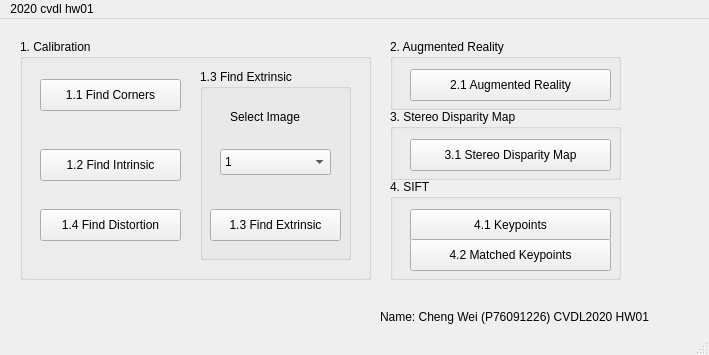
<?xml version="1.0" encoding="UTF-8"?>
<ui version="4.0">
 <class>MainWindow</class>
 <widget class="QMainWindow" name="MainWindow">
  <property name="geometry">
   <rect>
    <x>0</x>
    <y>0</y>
    <width>709</width>
    <height>355</height>
   </rect>
  </property>
  <property name="windowTitle">
   <string>MainWindow</string>
  </property>
  <widget class="QWidget" name="centralwidget">
   <widget class="QGroupBox" name="groupBox_3">
    <property name="geometry">
     <rect>
      <x>390</x>
      <y>20</y>
      <width>231</width>
      <height>71</height>
     </rect>
    </property>
    <property name="title">
     <string>2. Augmented Reality</string>
    </property>
    <widget class="QPushButton" name="AugmentedReality">
     <property name="geometry">
      <rect>
       <x>20</x>
       <y>30</y>
       <width>201</width>
       <height>32</height>
      </rect>
     </property>
     <property name="text">
      <string>2.1 Augmented Reality</string>
     </property>
     <property name="iconSize">
      <size>
       <width>32</width>
       <height>16</height>
      </size>
     </property>
    </widget>
   </widget>
   <widget class="QGroupBox" name="groupBox_4">
    <property name="geometry">
     <rect>
      <x>390</x>
      <y>90</y>
      <width>231</width>
      <height>71</height>
     </rect>
    </property>
    <property name="title">
     <string>3. Stereo Disparity Map</string>
    </property>
    <widget class="QPushButton" name="StereoDisparityMap">
     <property name="geometry">
      <rect>
       <x>20</x>
       <y>30</y>
       <width>201</width>
       <height>32</height>
      </rect>
     </property>
     <property name="text">
      <string>3.1 Stereo Disparity Map</string>
     </property>
     <property name="iconSize">
      <size>
       <width>32</width>
       <height>16</height>
      </size>
     </property>
    </widget>
   </widget>
   <widget class="QGroupBox" name="groupBox_5">
    <property name="geometry">
     <rect>
      <x>390</x>
      <y>160</y>
      <width>231</width>
      <height>101</height>
     </rect>
    </property>
    <property name="title">
     <string>4. SIFT</string>
    </property>
    <widget class="QPushButton" name="KeyPoints">
     <property name="geometry">
      <rect>
       <x>20</x>
       <y>30</y>
       <width>201</width>
       <height>32</height>
      </rect>
     </property>
     <property name="text">
      <string>4.1 Keypoints</string>
     </property>
     <property name="iconSize">
      <size>
       <width>32</width>
       <height>16</height>
      </size>
     </property>
    </widget>
    <widget class="QPushButton" name="MatchKeyPoints">
     <property name="geometry">
      <rect>
       <x>20</x>
       <y>60</y>
       <width>201</width>
       <height>32</height>
      </rect>
     </property>
     <property name="text">
      <string>4.2 Matched Keypoints</string>
     </property>
     <property name="iconSize">
      <size>
       <width>32</width>
       <height>16</height>
      </size>
     </property>
    </widget>
   </widget>
   <widget class="QGroupBox" name="groupBox">
    <property name="geometry">
     <rect>
      <x>20</x>
      <y>20</y>
      <width>351</width>
      <height>241</height>
     </rect>
    </property>
    <property name="title">
     <string>1. Calibration</string>
    </property>
    <widget class="QPushButton" name="FindCorners">
     <property name="geometry">
      <rect>
       <x>20</x>
       <y>40</y>
       <width>141</width>
       <height>32</height>
      </rect>
     </property>
     <property name="text">
      <string>1.1 Find Corners</string>
     </property>
     <property name="iconSize">
      <size>
       <width>32</width>
       <height>16</height>
      </size>
     </property>
    </widget>
    <widget class="QPushButton" name="FindIntrinsic">
     <property name="geometry">
      <rect>
       <x>20</x>
       <y>110</y>
       <width>141</width>
       <height>32</height>
      </rect>
     </property>
     <property name="text">
      <string>1.2 Find Intrinsic</string>
     </property>
     <property name="iconSize">
      <size>
       <width>32</width>
       <height>16</height>
      </size>
     </property>
    </widget>
    <widget class="QPushButton" name="FindDistortion">
     <property name="geometry">
      <rect>
       <x>20</x>
       <y>170</y>
       <width>141</width>
       <height>32</height>
      </rect>
     </property>
     <property name="text">
      <string>1.4 Find Distortion</string>
     </property>
     <property name="iconSize">
      <size>
       <width>32</width>
       <height>16</height>
      </size>
     </property>
    </widget>
    <widget class="QGroupBox" name="groupBox_2">
     <property name="geometry">
      <rect>
       <x>180</x>
       <y>30</y>
       <width>151</width>
       <height>191</height>
      </rect>
     </property>
     <property name="title">
      <string>1.3 Find Extrinsic</string>
     </property>
     <widget class="QPushButton" name="FindExtrinsic">
      <property name="geometry">
       <rect>
        <x>10</x>
        <y>140</y>
        <width>131</width>
        <height>32</height>
       </rect>
      </property>
      <property name="text">
       <string>1.3 Find Extrinsic</string>
      </property>
      <property name="iconSize">
       <size>
        <width>32</width>
        <height>16</height>
       </size>
      </property>
     </widget>
     <widget class="QLabel" name="label">
      <property name="geometry">
       <rect>
        <x>30</x>
        <y>40</y>
        <width>101</width>
        <height>16</height>
       </rect>
      </property>
      <property name="text">
       <string>Select Image</string>
      </property>
     </widget>
     <widget class="QComboBox" name="FileList">
      <property name="geometry">
       <rect>
        <x>20</x>
        <y>80</y>
        <width>111</width>
        <height>26</height>
       </rect>
      </property>
      <item>
       <property name="text">
        <string>1</string>
       </property>
      </item>
      <item>
       <property name="text">
        <string>2</string>
       </property>
      </item>
      <item>
       <property name="text">
        <string>3</string>
       </property>
      </item>
      <item>
       <property name="text">
        <string>4</string>
       </property>
      </item>
      <item>
       <property name="text">
        <string>5</string>
       </property>
      </item>
      <item>
       <property name="text">
        <string>6</string>
       </property>
      </item>
      <item>
       <property name="text">
        <string>7</string>
       </property>
      </item>
      <item>
       <property name="text">
        <string>8</string>
       </property>
      </item>
      <item>
       <property name="text">
        <string>9</string>
       </property>
      </item>
      <item>
       <property name="text">
        <string>10</string>
       </property>
      </item>
      <item>
       <property name="text">
        <string>11</string>
       </property>
      </item>
      <item>
       <property name="text">
        <string>12</string>
       </property>
      </item>
      <item>
       <property name="text">
        <string>13</string>
       </property>
      </item>
      <item>
       <property name="text">
        <string>14</string>
       </property>
      </item>
      <item>
       <property name="text">
        <string>15</string>
       </property>
      </item>
     </widget>
    </widget>
   </widget>
   <widget class="QLabel" name="label_2">
    <property name="geometry">
     <rect>
      <x>380</x>
      <y>290</y>
      <width>321</width>
      <height>16</height>
     </rect>
    </property>
    <property name="text">
     <string>Name: Cheng Wei (P76091226) CVDL2020 HW01</string>
    </property>
   </widget>
  </widget>
  <widget class="QMenuBar" name="menubar">
   <property name="geometry">
    <rect>
     <x>0</x>
     <y>0</y>
     <width>709</width>
     <height>22</height>
    </rect>
   </property>
   <widget class="QMenu" name="menu2020_cvdl_hw01">
    <property name="title">
     <string>2020 cvdl hw01</string>
    </property>
   </widget>
   <addaction name="menu2020_cvdl_hw01"/>
  </widget>
  <widget class="QStatusBar" name="statusbar"/>
 </widget>
 <resources/>
 <connections>
  <connection>
   <sender>FindCorners</sender>
   <signal>clicked()</signal>
   <receiver>FindCorners</receiver>
   <slot>click()</slot>
   <hints>
    <hint type="sourcelabel">
     <x>93</x>
     <y>90</y>
    </hint>
    <hint type="destinationlabel">
     <x>93</x>
     <y>90</y>
    </hint>
   </hints>
  </connection>
  <connection>
   <sender>FindIntrinsic</sender>
   <signal>clicked()</signal>
   <receiver>FindIntrinsic</receiver>
   <slot>click()</slot>
   <hints>
    <hint type="sourcelabel">
     <x>110</x>
     <y>147</y>
    </hint>
    <hint type="destinationlabel">
     <x>110</x>
     <y>147</y>
    </hint>
   </hints>
  </connection>
  <connection>
   <sender>FindDistortion</sender>
   <signal>clicked()</signal>
   <receiver>FindDistortion</receiver>
   <slot>click()</slot>
   <hints>
    <hint type="sourcelabel">
     <x>110</x>
     <y>197</y>
    </hint>
    <hint type="destinationlabel">
     <x>110</x>
     <y>197</y>
    </hint>
   </hints>
  </connection>
  <connection>
   <sender>FileList</sender>
   <signal>activated(int)</signal>
   <receiver>FileList</receiver>
   <slot>setCurrentIndex(int)</slot>
   <hints>
    <hint type="sourcelabel">
     <x>275</x>
     <y>164</y>
    </hint>
    <hint type="destinationlabel">
     <x>275</x>
     <y>164</y>
    </hint>
   </hints>
  </connection>
  <connection>
   <sender>FindExtrinsic</sender>
   <signal>clicked()</signal>
   <receiver>FindExtrinsic</receiver>
   <slot>click()</slot>
   <hints>
    <hint type="sourcelabel">
     <x>275</x>
     <y>207</y>
    </hint>
    <hint type="destinationlabel">
     <x>275</x>
     <y>207</y>
    </hint>
   </hints>
  </connection>
  <connection>
   <sender>AugmentedReality</sender>
   <signal>clicked()</signal>
   <receiver>KeyPoints</receiver>
   <slot>click()</slot>
   <hints>
    <hint type="sourcelabel">
     <x>510</x>
     <y>87</y>
    </hint>
    <hint type="destinationlabel">
     <x>510</x>
     <y>227</y>
    </hint>
   </hints>
  </connection>
  <connection>
   <sender>StereoDisparityMap</sender>
   <signal>clicked()</signal>
   <receiver>StereoDisparityMap</receiver>
   <slot>click()</slot>
   <hints>
    <hint type="sourcelabel">
     <x>510</x>
     <y>157</y>
    </hint>
    <hint type="destinationlabel">
     <x>510</x>
     <y>157</y>
    </hint>
   </hints>
  </connection>
  <connection>
   <sender>KeyPoints</sender>
   <signal>clicked()</signal>
   <receiver>KeyPoints</receiver>
   <slot>click()</slot>
   <hints>
    <hint type="sourcelabel">
     <x>510</x>
     <y>227</y>
    </hint>
    <hint type="destinationlabel">
     <x>510</x>
     <y>227</y>
    </hint>
   </hints>
  </connection>
  <connection>
   <sender>MatchKeyPoints</sender>
   <signal>clicked()</signal>
   <receiver>MatchKeyPoints</receiver>
   <slot>click()</slot>
   <hints>
    <hint type="sourcelabel">
     <x>510</x>
     <y>257</y>
    </hint>
    <hint type="destinationlabel">
     <x>510</x>
     <y>257</y>
    </hint>
   </hints>
  </connection>
 </connections>
</ui>
